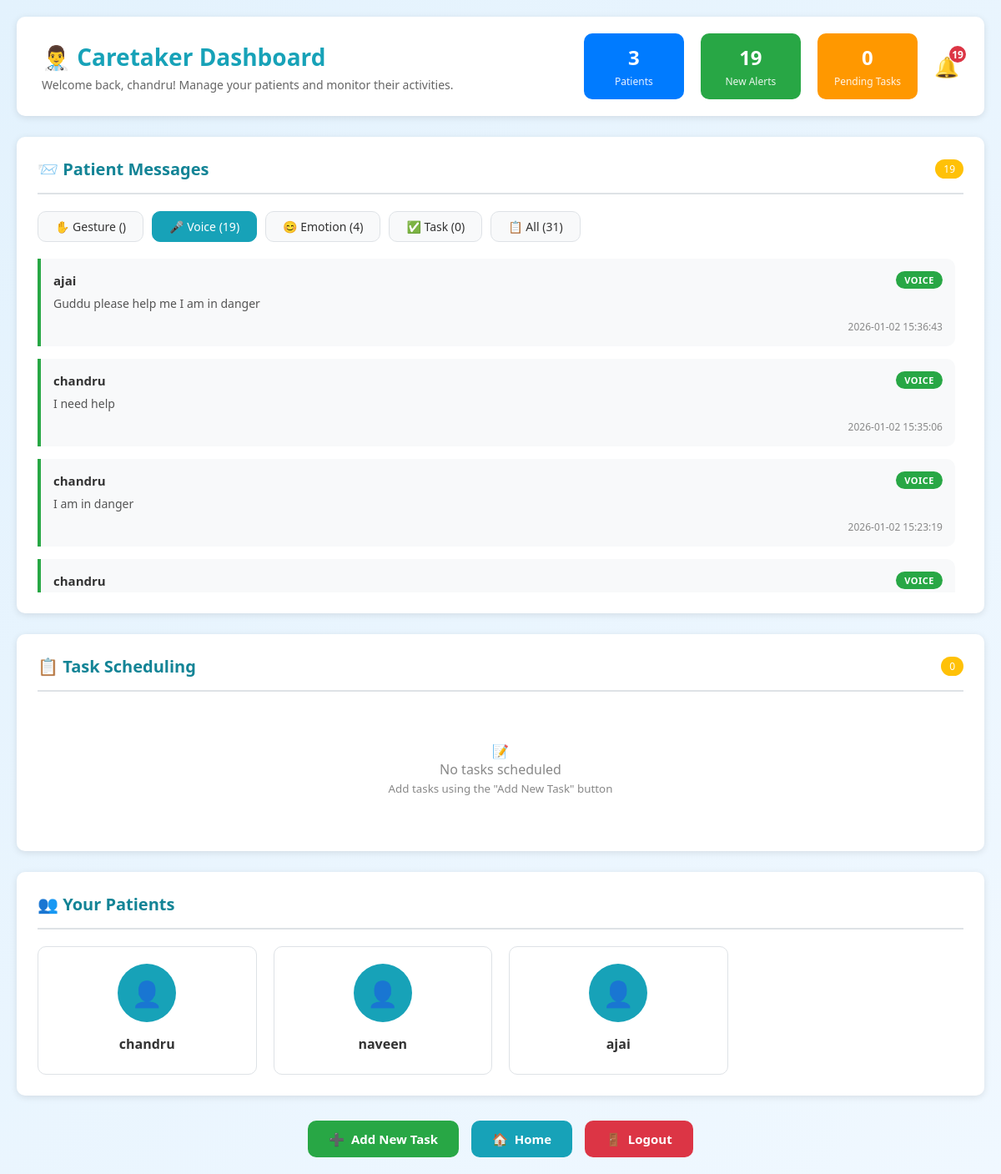
Page /caretaker_dashboard?type=voice (signed in) on the committed database.
### tables this page shows
CREATE TABLE messages (
        id INTEGER PRIMARY KEY AUTOINCREMENT,
        patient_name TEXT,
        msg_type TEXT,
        message TEXT
    , timestamp TEXT);

CREATE TABLE patient (
        id INTEGER PRIMARY KEY AUTOINCREMENT,
        name TEXT,
        age TEXT,
        location TEXT,
        phone TEXT,
        password TEXT,
        caretaker_name TEXT,
        caretaker_phone TEXT
    , caretaker_email TEXT);

### app.py (the view)
@app.route("/caretaker_dashboard")
def caretaker_dashboard():
    if "caretaker" not in session:
        return redirect("/caretaker_login")
    msg_type = request.args.get('type', 'gesture')
    valid_types = ['gesture', 'voice', 'emotion', 'task', 'all']
    if msg_type not in valid_types:
        msg_type = 'gesture'
    db = get_db()
    try:
        if msg_type == 'all':
            messages = db.execute("""
                SELECT * FROM messages
                ORDER BY timestamp DESC
                LIMIT 20
            """).fetchall()
        else:
            messages = db.execute("""
                SELECT * FROM messages
                WHERE msg_type=?
                ORDER BY timestamp DESC
                LIMIT 20
            """, (msg_type,)).fetchall()
    except sqlite3.OperationalError as e:
        print(f"Database error: {e}")
        if msg_type == 'all':
            messages = db.execute("""
                SELECT id, patient_name, msg_type, message FROM messages
                LIMIT 20
            """).fetchall()
        else:
            messages = db.execute("""
                SELECT id, patient_name, msg_type, message FROM messages
                WHERE msg_type=?
                LIMIT 20
            """, (msg_type,)).fetchall()
    messages_list = []
    for msg in messages:
        try:
            msg_dict = dict(msg)
            if 'timestamp' not in msg_dict:
                msg_dict['timestamp'] = 'N/A'
            messages_list.append(msg_dict)
        except Exception as e:
            print(f"Error converting message: {e}")
            continue
    try:
        gesture_count = db.execute("""
            SELECT COUNT(*) as count FROM messages
            WHERE msg_type='gesture'
        """).fetchone()["count"]
        voice_count = db.execute("""
            SELECT COUNT(*) as count FROM messages
            WHERE msg_type='voice'
        """).fetchone()["count"]
        emotion_count = db.execute("""
            SELECT COUNT(*) as count FROM messages
            WHERE msg_type='emotion'
        """).fetchone()["count"]
        task_count = db.execute("""
            SELECT COUNT(*) as count FROM messages
            WHERE msg_type='task'
        """).fetchone()["count"]
        all_count = db.execute("""
            SELECT COUNT(*) as count FROM messages
        """).fetchone()["count"]
    except:
        gesture_count = 0
        voice_count = 0
        emotion_count = 0
        task_count = 0
        all_count = 0
    patients = db.execute("SELECT name FROM patient").fetchall()
    patients_list = []
    for p in patients:
        try:
            patients_list.append(dict(p))
        except:
            patients_list.append({'name': 'Unknown'})
    try:
        tasks = db.execute("""
            SELECT * FROM tasks
            ORDER BY timestamp DESC
            LIMIT 10
        """).fetchall()
    except sqlite3.OperationalError:
        tasks = db.execute("""
            SELECT id, patient_name, tablet_name, task_time, status FROM tasks
            LIMIT 10
        """).fetchall()
    tasks_list = []
    for t in tasks:
        try:
            tasks_list.append(dict(t))
        except:
            continue
    pending_tasks = db.execute("""
        SELECT COUNT(*) as count FROM tasks
        WHERE status='Pending'
    """).fetchone()["count"]
    total_patients = db.execute("""
        SELECT COUNT(*) as count FROM patient
    """).fetchone()["count"]
    if msg_type == 'gesture':
        recent_alerts = gesture_count
    elif msg_type == 'voice':
        recent_alerts = voice_count
    elif msg_type == 'emotion':
        recent_alerts = emotion_count
    elif msg_type == 'task':
        recent_alerts = task_count
    else:
        recent_alerts = all_count
    db.close()
    return render_template(
        "caretaker_dashboard.html",
        messages=messages_list,
        tasks=tasks_list,
        patients=patients_list,
        pending_tasks=pending_tasks,
        total_patients=total_patients,
        recent_alerts=recent_alerts,
        voice_count=voice_count,
        emotion_count=emotion_count,
        task_count=task_count,
        all_count=all_count,
        current_type=msg_type,
        caretaker_name=session.get('caretaker', 'Caretaker')
    )

### app.py (called while the page is built)
def get_db():
    conn = sqlite3.connect(DB_PATH)
    conn.row_factory = sqlite3.Row
    return conn

### templates/caretaker_dashboard.html (shortened to what this page needs)
<!DOCTYPE html>
<html lang="en">
<head>
</head>
<body>
    <div class="dashboard-container">
        <div class="header">
            <div class="header-left">
                <h1>👨‍⚕️ Caretaker Dashboard</h1>
                <p>Welcome back, {{ caretaker_name }}! Manage your patients and monitor their activities.</p>
            </div>
            <div class="header-right">
                <div class="stats-card" style="background: #007bff;">
                    <span class="number">{{ total_patients }}</span>
                    <span class="label">Patients</span>
                </div>
                <div class="stats-card" style="background: #28a745;">
                    <span class="number">{{ recent_alerts }}</span>
                    <span class="label">New Alerts</span>
                </div>
                <div class="stats-card" style="background: #ff9800;">
                    <span class="number">{{ pending_tasks }}</span>
                    <span class="label">Pending Tasks</span>
                </div>
                <div class="notification-bell">
                    <span class="bell-icon">🔔</span>
                    {% if recent_alerts > 0 %}
                    <span class="notification-count">{{ recent_alerts }}</span>
                    {% endif %}
                </div>
            </div>
        </div>
        <div class="content-grid">
            <div class="message-column">
                <div class="card">
                    <div class="card-header">
                        <h3 class="card-title">📨 Patient Messages</h3>
                        <span class="badge">{{ recent_alerts }}</span>
                    </div>
                    <div class="message-tabs">
                        <a href="/caretaker_dashboard?type=gesture" class="tab-btn {% if request.args.get('type', 'gesture') == 'gesture' %}active{% endif %}">
                            ✋ Gesture ({{ recent_alerts if request.args.get('type', 'gesture') == 'gesture' else gesture_count }})
                        </a>
                        <a href="/caretaker_dashboard?type=voice" class="tab-btn {% if request.args.get('type') == 'voice' %}active{% endif %}">
                            🎤 Voice ({{ voice_count }})
                        </a>
                        <a href="/caretaker_dashboard?type=emotion" class="tab-btn {% if request.args.get('type') == 'emotion' %}active{% endif %}">
                            😊 Emotion ({{ emotion_count }})
                        </a>
                        <a href="/caretaker_dashboard?type=task" class="tab-btn {% if request.args.get('type') == 'task' %}active{% endif %}">
                            ✅ Task ({{ task_count }})
                        </a>
                        <a href="/caretaker_dashboard?type=all" class="tab-btn {% if request.args.get('type') == 'all' %}active{% endif %}">
                            📋 All ({{ all_count }})
                        </a>
                    </div>
                    <div class="message-list" id="messagesContainer">
                        {% for m in messages %}
                        <div class="message-item {{ m.msg_type }}"
                             onclick="showMessageDetail('{{ m.id }}', '{{ m.patient_name }}', '{{ m.msg_type }}', '{{ m.message|replace("'", "\\'")|replace('"', '\\"') }}', '{{ m.timestamp }}')">
                            <div class="message-header">
                                <span class="message-patient">{{ m.patient_name }}</span>
                                <span class="message-type {{ m.msg_type }}-type">{{ m.msg_type|capitalize }}</span>
                            </div>
                            <div class="message-content">{{ m.message }}</div>
                            <div class="message-time">{{ m.timestamp }}</div>
                        </div>
                        {% else %}
                        <div class="empty-state">
                            <div>📭</div>
                            <p>No {{ current_type }} messages yet</p>
                            <small>When patients send {{ current_type }} messages, they will appear here</small>
                        </div>
                        {% endfor %}
                    </div>
                </div>
            </div>
            <div class="right-column">
                <div class="card">
                    <div class="card-header">
                        <h3 class="card-title">📋 Task Scheduling</h3>
                        <span class="badge">{{ tasks|length }}</span>
                    </div>
                    <div class="task-list">
                        {% for t in tasks %}
                        <div class="task-item">
                            <div class="task-info">
                                <h4>{{ t.tablet_name }}</h4>
                                <div class="task-details">
                                    Patient: <span class="task-patient">{{ t.patient_name }}</span> |
                                    Time: {{ t.task_time }}
                                </div>
                                <span class="task-status {% if t.status == 'Completed' %}status-completed{% else %}status-pending{% endif %}">
                                    {{ t.status }}
                                </span>
                            </div>
                            <div class="task-actions">
                                <button class="btn btn-primary" style="padding: 6px 12px; font-size: 13px;"
                                        onclick="viewPatient('{{ t.patient_name }}')">View</button>
                                <a href="/delete_task/{{ t.id }}" class="btn btn-danger"
                                   style="padding: 6px 12px; font-size: 13px;"
                                   onclick="return confirm('Are you sure you want to delete this task?')">Delete</a>
                            </div>
                        </div>
                        {% else %}
                        <div class="empty-state">
                            <div>📝</div>
                            <p>No tasks scheduled</p>
                            <small>Add tasks using the "Add New Task" button</small>
                        </div>
                        {% endfor %}
                    </div>
                </div>
                <div class="card" style="margin-top: 25px;">
                    <div class="card-header">
                        <h3 class="card-title">👥 Your Patients</h3>
                    </div>
                    <div class="patient-grid">
                        {% for patient in patients %}
                        <div class="patient-card" onclick="viewPatient('{{ patient.name }}')">
                            <div class="patient-avatar">👤</div>
                            <div class="patient-name">{{ patient.name }}</div>
                        </div>
                        {% else %}
                        <div class="empty-state" style="grid-column: 1/-1;">
                            <div>👥</div>
                            <p>No patients assigned yet</p>
                            <small>Patients will appear here once registered</small>
                        </div>
                        {% endfor %}
                    </div>
                </div>
            </div>
        </div>
        <div class="action-buttons">
            <a href="/add_task" class="btn btn-success">
                <span>➕</span> Add New Task
            </a>
            <a href="/" class="btn btn-primary">
                <span>🏠</span> Home
            </a>
            <a href="/logout" class="btn btn-danger" onclick="return confirm('Are you sure you want to logout?')">
                <span>🚪</span> Logout
            </a>
        </div>
    </div>
</body>
</html>

### rows in the picture
messages: patient_name "ajai", msg_type "VOICE", message "Guddu please help me I am in danger", timestamp "2026-01-02 15:36:43"
messages: patient_name "chandru", msg_type "VOICE", message "I need help", timestamp "2026-01-02 15:35:06"
messages: patient_name "chandru", msg_type "VOICE", message "I am in danger", timestamp "2026-01-02 15:23:19"
messages: patient_name "chandru", msg_type "VOICE"
patient: name "chandru"
patient: name "naveen"
patient: name "ajai"

### other values in the picture
{{ caretaker_name }} "chandru"
{{ total_patients }} "3"
{{ recent_alerts }} "19"
{{ pending_tasks }} "0"
{{ voice_count }} "19"
{{ emotion_count }} "4"
{{ task_count }} "0"
{{ all_count }} "31"
{{ tasks|length }} "0"
